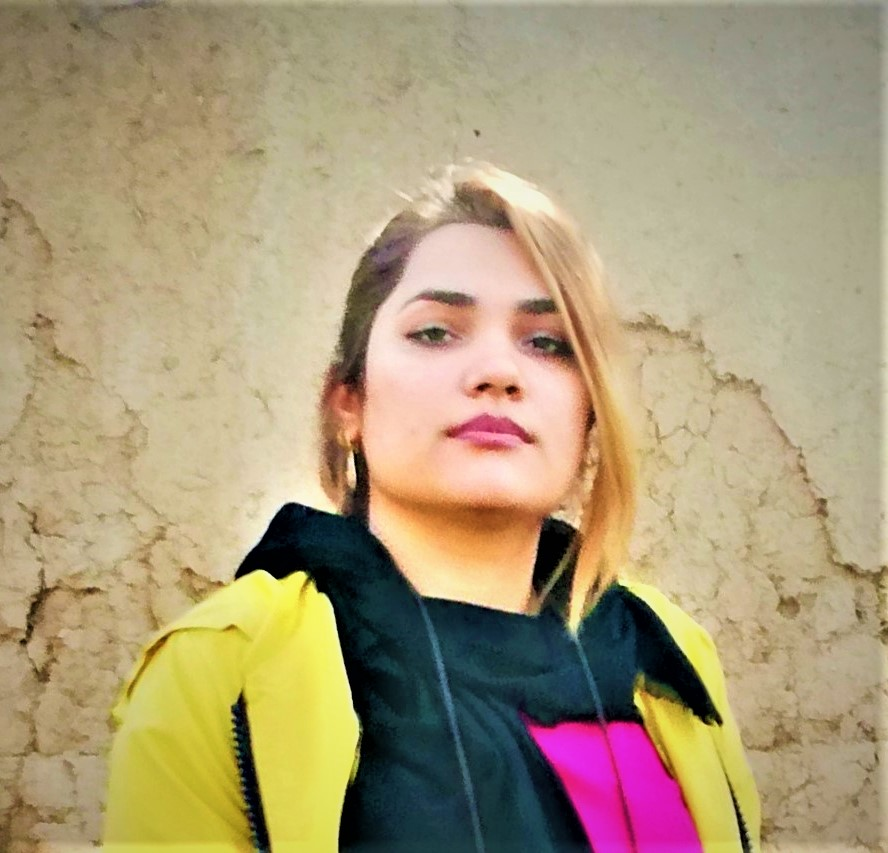
#> input picture IMG1.jpg, 888 x 853 px
$ jupyter execute 'simple Face Detection.ipynb'   (shell and % lines are left out)
#> lines starting #> are read from the running program, lines starting #| are printed output that depends on the picture; after the words box and inside, x2 and y2 are one past the last pixel; in counts of white or black regions, pixels touching at a corner belong together
[cell 1]
import cv2
import matplotlib.pyplot as plt
#importing time library for speed comparisons of both classifiers
import time

[cell 2]
#defining convert function
def convertToRGB(img):
    return cv2.cvtColor(img, cv2.COLOR_BGR2RGB)

[cell 3]
#loading our iamge
test1 = cv2.imread('IMG1.jpg')
#> test1 is the input picture: shape (853, 888, 3); mean B, G, R 120.4, 154.8, 171.8

#convert the RGB image to gray image as opencv face detector expects gray images
gray_img = cv2.cvtColor(test1, cv2.COLOR_BGR2GRAY)
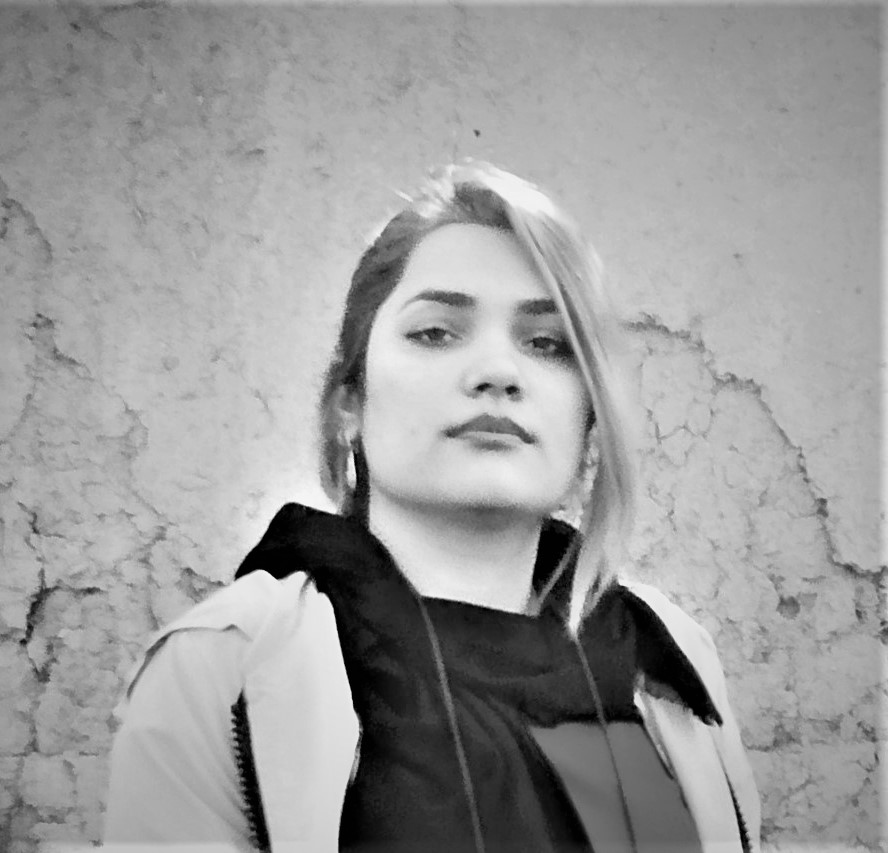
#> gray_img: shape (853, 888); min 0, max 252, mean 156

[cell 4]
#showing the gray image
plt.imshow(gray_img, cmap='gray')

[cell 5]
#loading cascade classifier training file for haarcascade
haar_face_cascade = cv2.CascadeClassifier('haarcascade_frontalface_alt.xml')

[cell 6]
#let's detect multiscale (some images may be closer to camera than others) images
faces = haar_face_cascade.detectMultiScale(gray_img, scaleFactor=1.1, minNeighbors=5);
#> faces = [[357, 226, 265, 265]]

#print the number of faces found
print('Faces found: ', len(faces))
#| Faces found:  1

[cell 7]
#going over list of faces and draw them as rectangles on original colored img
for (x, y, w, h) in faces:
    cv2.rectangle(test1, (x, y), (x+w, y+h), (0, 255, 0), 2)
#> this loop made 1 pass
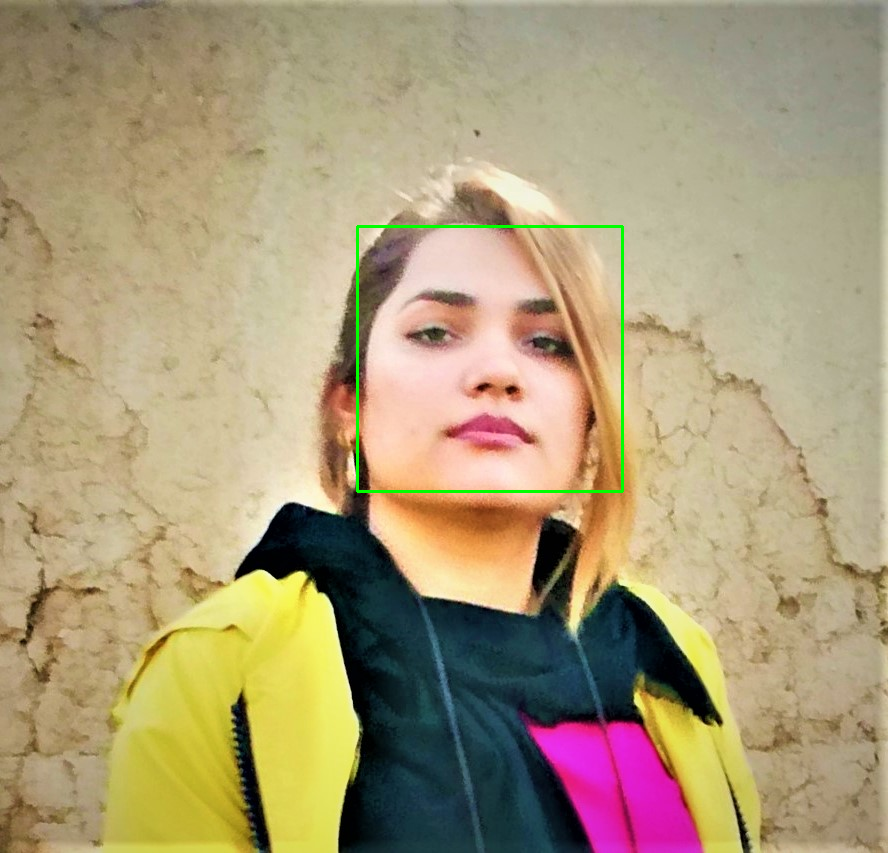
#> test1: shape (853, 888, 3); 0.42% of pixels changed, all inside (x1, y1, x2, y2) = (356, 225, 624, 493)

[cell 8]
#converting image to RGB and show image
plt.imshow(convertToRGB(test1))
